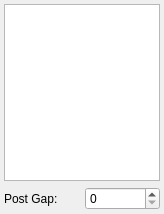
<?xml version="1.0" encoding="UTF-8"?>
<ui version="4.0">
 <class>FenceToolDialog</class>
 <widget class="QDialog" name="FenceToolDialog">
  <property name="geometry">
   <rect>
    <x>0</x>
    <y>0</y>
    <width>164</width>
    <height>214</height>
   </rect>
  </property>
  <property name="windowTitle">
   <string>Fence Tool</string>
  </property>
  <layout class="QGridLayout" name="gridLayout">
   <property name="leftMargin">
    <number>4</number>
   </property>
   <property name="topMargin">
    <number>4</number>
   </property>
   <property name="rightMargin">
    <number>4</number>
   </property>
   <property name="bottomMargin">
    <number>4</number>
   </property>
   <item row="0" column="0">
    <widget class="QListWidget" name="fenceList"/>
   </item>
   <item row="1" column="0">
    <layout class="QHBoxLayout" name="horizontalLayout_2">
     <item>
      <widget class="QLabel" name="label_2">
       <property name="text">
        <string>Post Gap:</string>
       </property>
      </widget>
     </item>
     <item>
      <widget class="QSpinBox" name="postGap"/>
     </item>
    </layout>
   </item>
  </layout>
 </widget>
 <resources/>
 <connections/>
</ui>
